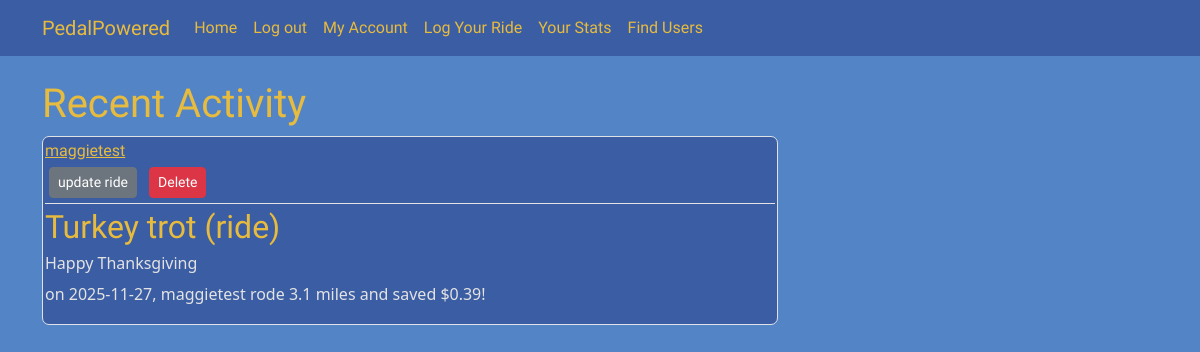
Page /post/2 (signed in) on the earlier database version.
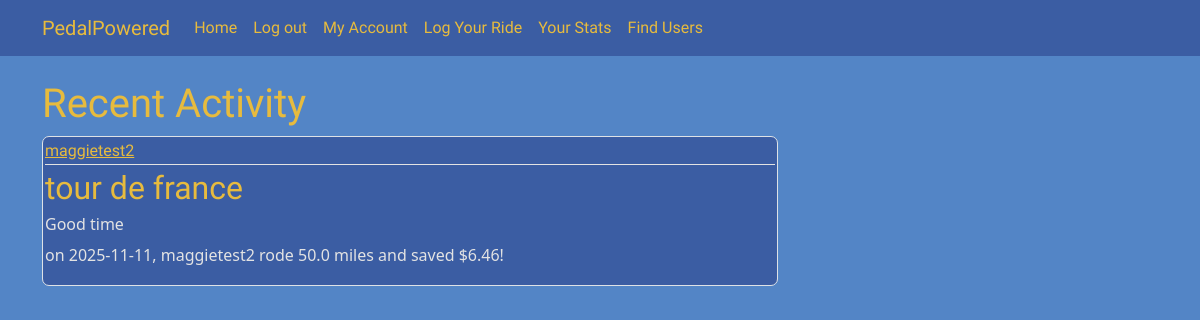
Same page on the later database version.
### pedalpowered/models.py (models this page shows, shortened)
class User(db.Model, UserMixin):
    id = db.Column(db.Integer, primary_key = True)
    username = db.Column(db.String(20), unique=True, nullable=False)
    email = db.Column(db.String(100), unique=True, nullable=False)
    img_file = db.Column(db.String(20), nullable=False, default='default.jpg')
    password = db.Column(db.String(60), nullable=False)
    ridelog = db.relationship('rides', backref="author", lazy=True)
    friends = db.relationship('User', secondary=friendships, primaryjoin=(friendships.c.user_id == id), secondaryjoin=(friendships.c.friend_id == id),
    backref=db.backref('friended_by', lazy='dynamic'),lazy='dynamic')

class rides(db.Model):
    id = db.Column(db.Integer, primary_key = True)
    ride_date = db.Column(db.DateTime, nullable = False)
    title = db.Column(db.String, nullable = False)
    distance = db.Column(db.Float, nullable = False)
    gas_price = db.Column(db.Float, nullable = True)
    car_mpg = db.Column(db.Float, nullable = True)
    user_id = db.Column(db.Integer,db.ForeignKey('user.id'), nullable=False)
    gas_money_saved = db.Column(db.Float, nullable = True)
    user_comment = db.Column(db.String, nullable = False)

### pedalpowered/routes.py (the view)
@app.route("/post/<int:post_id>")
def post(post_id):
    post = rides.query.get_or_404(post_id)
    return render_template('post.html', title = post.title, post = post)

### pedalpowered/models.py (called while the page is built)
@login_manager.user_loader
def load_user(user_id):
    return User.query.get(int(user_id))

### pedalpowered/templates/post.html (shortened to what this page needs)
{% extends "layout.html" %}
{% block content %}
<h1 style="font-family: Irish Grover";>Recent Activity</h1>
    <article class="media-body border">
        <div class = "media-body">
            <div class="article-metadata">
                <a class = 'mr-2' href="{{url_for('user_profile', username=post.author.username)}}">{{post.author.username}}</a>
                {%if post.author == current_user%}
                    <div>
                        <a class = "btn btn-secondary btn-sm m-1" href="{{url_for('update_post',post_id = post.id)}}">update ride</a>
                        <button type="button" class="btn btn-danger btn-sm m-1" data-bs-toggle="modal" data-bs-target="#deleteModal">Delete</button>
                    </div>
                {%endif%}
            </div>
            <h2 class='article-title' style="color:#E7BB3E; font-family:'Irish Grover';">{{post.title}}</h2>
            <h6>{{post.user_comment}}</h6>
            <p class = "media-body">on {{post.ride_date.strftime('%Y-%m-%d')}}, {{post.author.username}} rode {{post.distance}} miles
                and saved ${{post.gas_money_saved}}!
            </p>
        </div>
    </article>
{% endblock content %}

Differences in the rows shown:
no longer on this page (row edited): User: author.username "maggietest"
now on this page (row edited): User: author.username "maggietest2"
changed rides: title "Turkey trot (ride)" → "tour de france"; user_comment "Happy Thanksgiving" → "Good time"; ride_date "2025-11-27" → "2025-11-11"; distance "3.1" → "50.0"; gas_money_saved "0.39" → "6.46"
Other differences:
text no longer shown: "update ride Delete"
